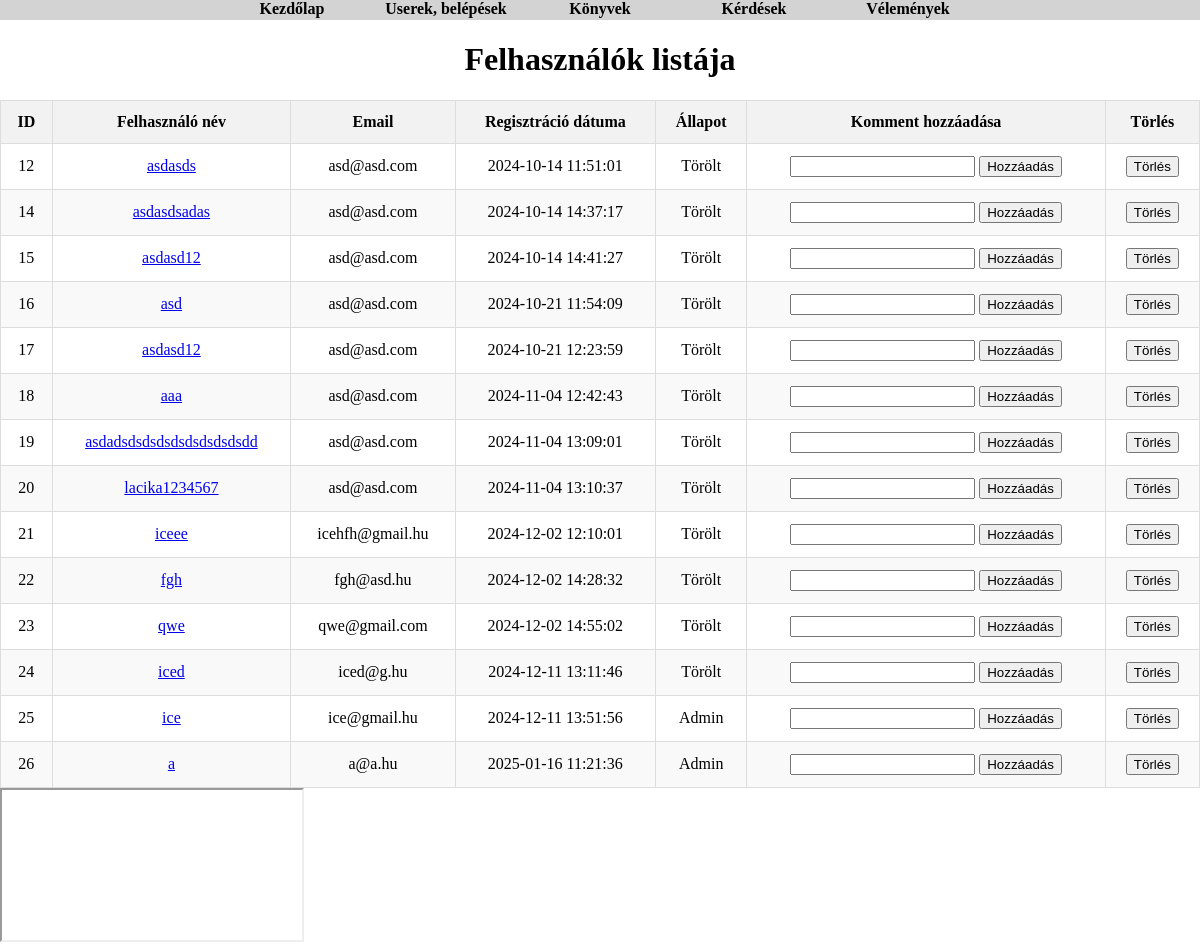
The app's page /admin/?p=userek, older data.
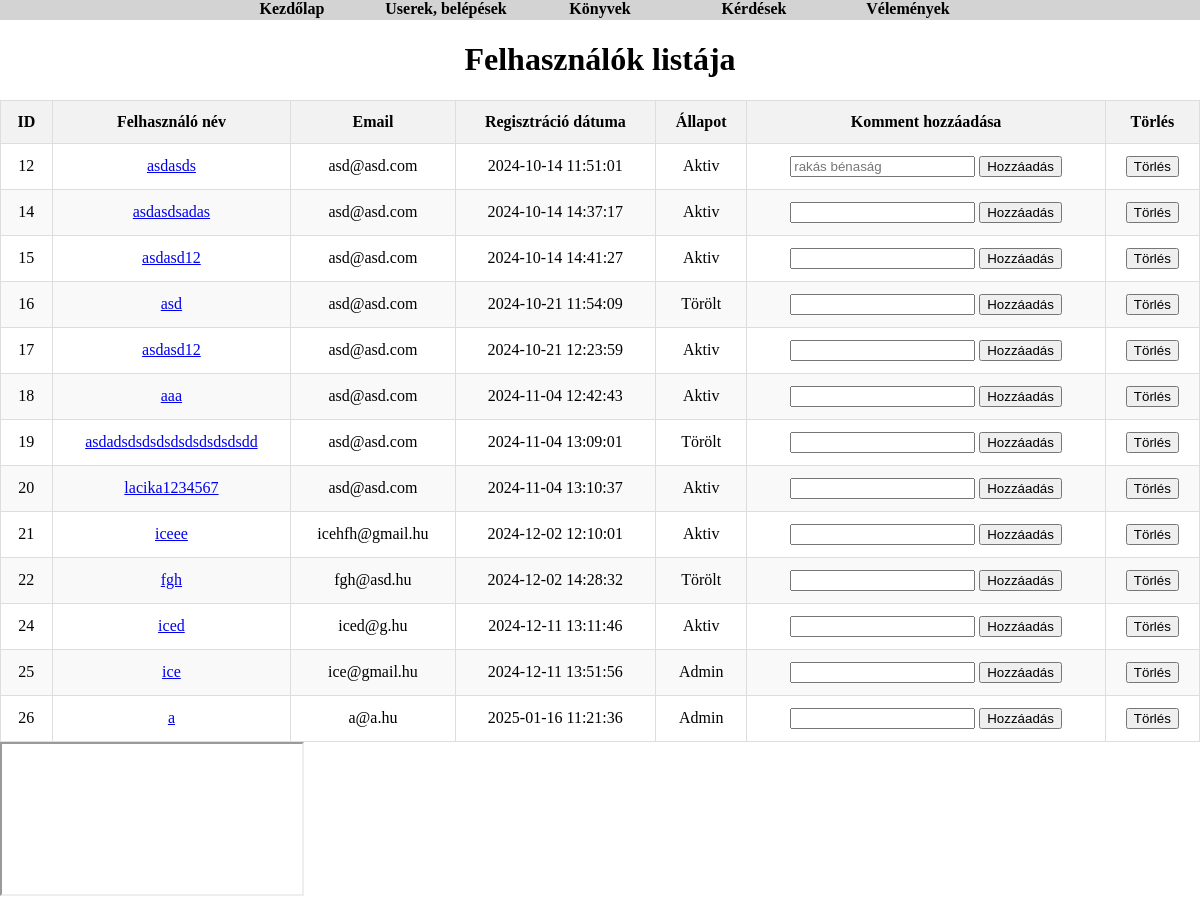
The same page, newer data.
### tables this page shows
CREATE TABLE `user` (
  `uid` int(255) NOT NULL,
  `username` varchar(100) NOT NULL,
  `uemail` varchar(255) NOT NULL,
  `upassword` varchar(64) NOT NULL,
  `uprofkepnev` varchar(50) NOT NULL,
  `uprofkepnev_eredetinev` varchar(250) NOT NULL,
  `udatum` datetime NOT NULL,
  `uip` varchar(48) NOT NULL,
  `usession` varchar(8) NOT NULL,
  `ustatusz` varchar(2) NOT NULL,
  `ukomment` text NOT NULL
);

### admin/userek.php (the view, shortened to what this page needs)
<?php
include("../kapcsolat.php");
$query = "SELECT * FROM user";
$result = mysqli_query($adb, $query);
?>
<!DOCTYPE html>
<html lang="hu">
<head>
</head>
<body>
    <h1>Felhasználók listája</h1>
    <table>
        <thead>
            <tr>
                <th>ID</th>
                <th>Felhasználó név</th>
                <th>Email</th>
                <th>Regisztráció dátuma</th>
                <th>Állapot</th>
                <th>Komment hozzáadása</th>
                <th>Törlés</th>
            </tr>
        </thead>
        <tbody>
            <?php
            while ($row = mysqli_fetch_assoc($result)) {
                echo "<tr>";
                echo "<td>" . htmlspecialchars($row['uid']) . "</td>";
                echo "<td><a href='../?p=adatlapom&id=" . urlencode($row['uid']) . "'>" . htmlspecialchars($row['username']) . "</a></td>";
                echo "<td>" . htmlspecialchars($row['uemail']) . "</td>";
                echo "<td>" . htmlspecialchars($row['udatum']) . "</td>";
                if ($row['ustatusz'] == 'a') {
                    echo "<td>Aktiv</td>";
                }elseif ($row['ustatusz'] == 'b') {
                    echo "<td>Admin</td>";
                }else {
                    echo "<td>Törölt</td>";
                }
                if (isset($row['ukomment']) ) {
                    echo "<td>
                        <form method='POST' action='admin_komment.php'>
                            <input type='hidden' name='uid' value='" . htmlspecialchars($row['uid']) . "'>
                            <input type='text' name='ukomment' placeholder='". htmlspecialchars($row['ukomment']) ."'>
                            <button type='submit'>Hozzáadás</button>
                        </form>
                    </td>";
                }
                echo "<td>
                    <form method='POST' action='admin_delete_user.php'>
                        <input type='hidden' name='uid' value='" . htmlspecialchars($row['uid']) . "'>
                        <button type='submit' onclick='return confirm(\"Biztosan törölni akarod?\")'>Törlés</button>
                    </form>
                </td>";
                echo "</tr>";
            }
            ?>
        </tbody>
    </table>
</body>
</html>

Row changes from the older to the newer data that the page shows:
removed user: uid "23", username "qwe", uemail "qwe@gmail.com", udatum "2024-12-02 14:55:02", ustatusz "Törölt"
changed user "asdasds": ukomment (not shown) → "rakás bénaság"; ustatusz "Törölt" → "Aktiv"
changed user "asdasdsadas": ustatusz "Törölt" → "Aktiv"
changed user id 15: ustatusz "Törölt" → "Aktiv"
changed user id 17: ustatusz "Törölt" → "Aktiv"
changed user "aaa": ustatusz "Törölt" → "Aktiv"
changed user "lacika1234567": ustatusz "Törölt" → "Aktiv"
changed user "iceee": ustatusz "Törölt" → "Aktiv"
changed user "iced": ustatusz "Törölt" → "Aktiv"
